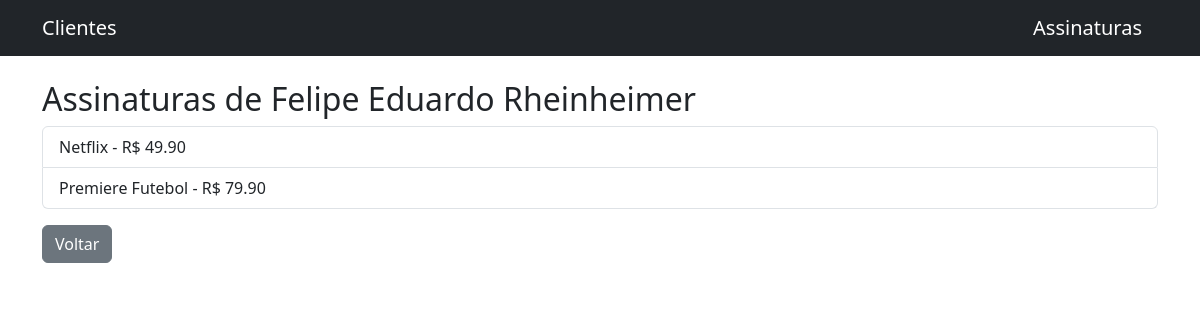
Page /1/assinaturas/ on the committed database.
### clientes/models.py (models this page shows, shortened)
class Cliente(models.Model):
    nome = models.CharField(max_length=150)
    data_nascimento = models.DateField()
    cpf = models.CharField(max_length=14, unique=True)
    email = models.EmailField(unique=True)

### assinaturas/models.py (models this page shows, shortened)
class Assinatura(models.Model):
    nome = models.CharField(max_length=100)
    mensalidade = models.DecimalField(max_digits=6, decimal_places=2)
    clientes = models.ManyToManyField(Cliente)

### clientes/views.py (the view)
# urls.py: path('<int:cliente_id>/assinaturas/', views.cliente_assinaturas, name='cliente_assinaturas'),
def cliente_assinaturas(request, cliente_id):
    cliente = get_object_or_404(Cliente, id=cliente_id)
    return render(request, 'clientes/cliente_assinaturas.html', {'cliente': cliente})

### clientes/templates/clientes/cliente_assinaturas.html
{% extends 'base.html' %}
{% block content %}
<h2>Assinaturas de {{ cliente.nome }}</h2>
<ul class="list-group">
    {% for assinatura in cliente.assinatura_set.all %}
    <li class="list-group-item">{{ assinatura.nome }} - R$ {{ assinatura.mensalidade }}</li>
    {% empty %}
    <li class="list-group-item">Este cliente não possui assinaturas.</li>
    {% endfor %}
</ul>
<a href="{% url 'lista_clientes' %}" class="btn btn-secondary mt-3">Voltar</a>
{% endblock %}

### rows in the picture
Cliente: nome "Felipe Eduardo Rheinheimer"
Assinatura: nome "Netflix", mensalidade "49.90"
Assinatura: nome "Premiere Futebol", mensalidade "79.90"
